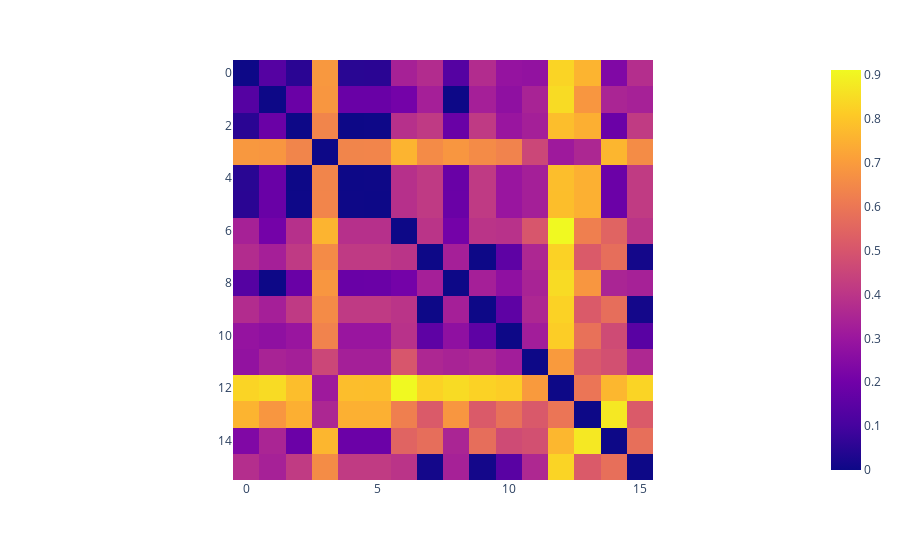

Write notebook code for a chart like this one.
### Code cell
px.imshow(S)

### Figure 1 — Plotly figure (JSON) as saved in the notebook; plotly's stock layout.template omitted (floating-point values rounded to 4 significant figures; data arrays with more than 128 entries replaced by an {"elided": "..."} marker saying what was removed)
{"data": [{"coloraxis": "coloraxis", "hovertemplate": "x: %{x}<br>y: %{y}<br>color: %{z}<extra></extra>", "name": "0", "type": "heatmap", "xaxis": "x", "yaxis": "y", "z": {"elided": "16x16 float values"}}], "layout": {"coloraxis": {"colorscale": [[0, "#0d0887"], [0.1111, "#46039f"], [0.2222, "#7201a8"], [0.3333, "#9c179e"], [0.4444, "#bd3786"], [0.5556, "#d8576b"], [0.6667, "#ed7953"], [0.7778, "#fb9f3a"], [0.8889, "#fdca26"], [1, "#f0f921"]]}, "margin": {"t": 60}, "xaxis": {"anchor": "y", "constrain": "domain", "domain": [0, 1], "scaleanchor": "y"}, "yaxis": {"anchor": "x", "autorange": "reversed", "constrain": "domain", "domain": [0, 1]}}}
